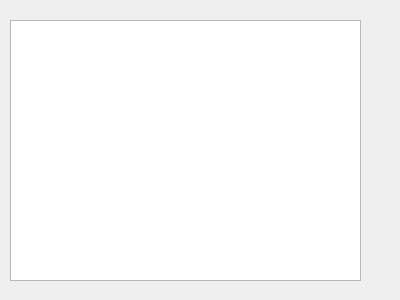
<?xml version="1.0" encoding="UTF-8"?>
<ui version="4.0">
 <class>auswertung</class>
 <widget class="QDialog" name="auswertung">
  <property name="geometry">
   <rect>
    <x>0</x>
    <y>0</y>
    <width>400</width>
    <height>300</height>
   </rect>
  </property>
  <property name="windowTitle">
   <string>Dialog</string>
  </property>
  <widget class="QTableView" name="tableView_Auswertung">
   <property name="geometry">
    <rect>
     <x>10</x>
     <y>20</y>
     <width>351</width>
     <height>261</height>
    </rect>
   </property>
  </widget>
 </widget>
 <resources/>
 <connections/>
</ui>
